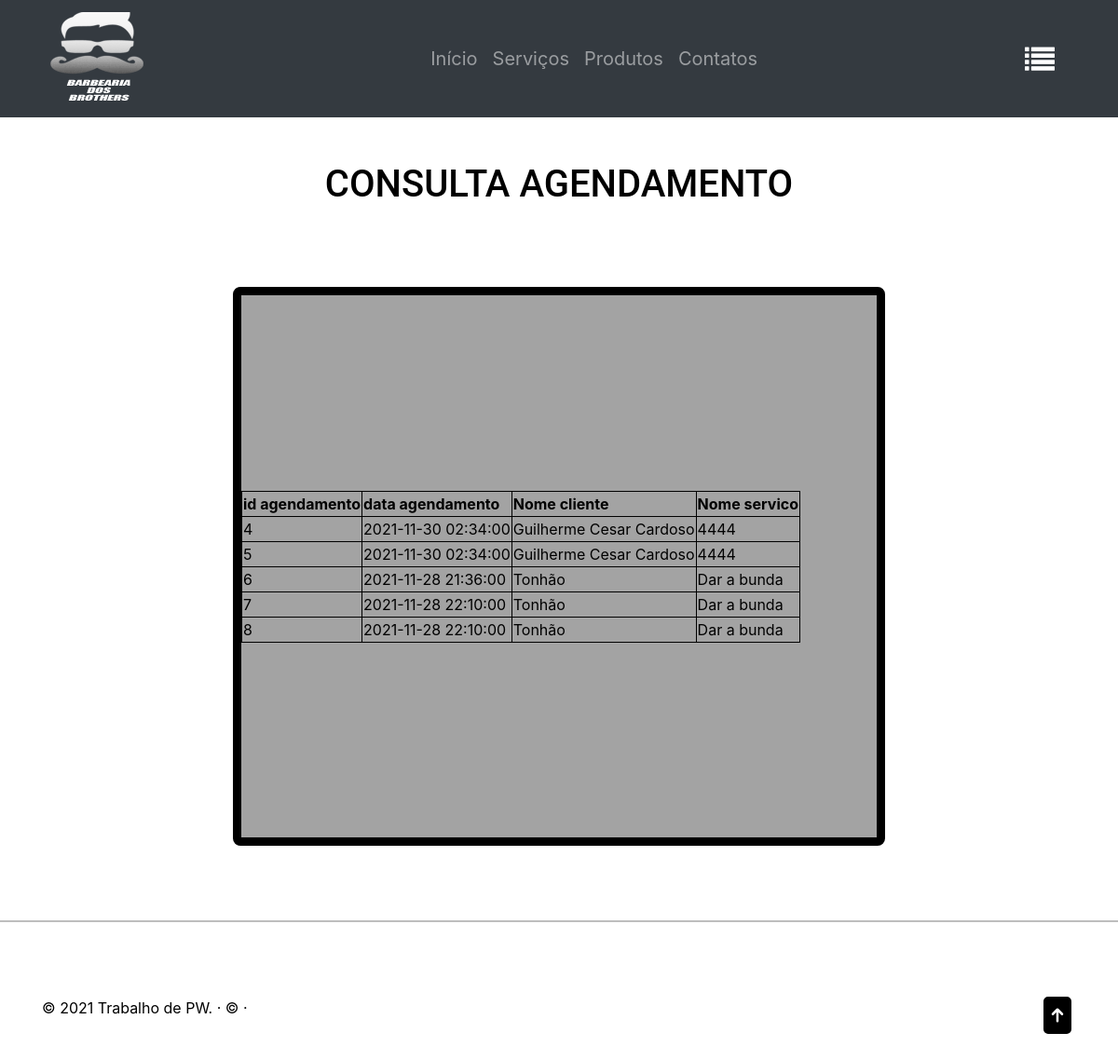
Page /restrito/consulta-agendamento.php (signed in) on the committed database.
### tables this page shows
CREATE TABLE `tbagenda` (
  `idAgenda` int(11) NOT NULL,
  `dataAgenda` datetime DEFAULT NULL,
  `idCliente` int(11) DEFAULT NULL,
  `idServico` int(11) DEFAULT NULL,
  `idUsuario` int(11) DEFAULT NULL
);

CREATE TABLE `tbcliente` (
  `idCliente` int(11) NOT NULL,
  `nomeCliente` varchar(30) NOT NULL,
  `cpfCliente` varchar(14) NOT NULL,
  `telefoneCliente` varchar(14) NOT NULL
);

CREATE TABLE `tbservico` (
  `idServico` int(11) NOT NULL,
  `descServico` varchar(30) NOT NULL,
  `textoServico` varchar(30) NOT NULL,
  `fotoServico` varchar(40) NOT NULL
);

### PHP/classes/Agenda.php (called while the page is built, shortened)
<?php
    require_once("Cliente.php");
    require_once("Servico.php");
    class Agenda{
        public function listar($agenda){
            $conexao = Conexao::conectar();
            $querySelect =" SELECT *FROM tbagenda
                INNER JOIN tbcliente
                  ON tbagenda.idCliente = tbcliente.idCliente
                INNER JOIN tbservico
                  ON tbagenda.idServico = tbservico.idServico
                INNER JOIN tbusuario
                 ON tbagenda.idUsuario = tbusuario.idUsuario ";
            $resultado = $conexao->query($querySelect);
            $lista = $resultado->fetchAll();
            return $lista;
            return 'Cadastro realizado com sucesso';
           print_r($stmt);
        }
    }
?>

### PHP/classes/Cliente.php (called while the page is built, shortened)
<?php
    class Cliente{
         public function getNameById($id){
            $conexao = Conexao::conectar();
            $stmt = $conexao->prepare("SELECT nomeCliente FROM tbcliente WHERE idCliente=:id");
            $stmt->execute(['id' => $id]);
            $resultado= $stmt->fetch();
            return $resultado;
        }
    }
?>

### PHP/classes/Servico.php (called while the page is built, shortened)
<?php
    class Servico{
        public function getNameById($id){
            $conexao = Conexao::conectar();
            $stmt = $conexao->prepare("SELECT textoServico FROM tbservico WHERE idServico=:id");
            $stmt->execute(['id' => $id]);
            $resultado= $stmt->fetch();
            return $resultado;
        }
    }
?>

### restrito/consulta-agendamento.php (the view, shortened to what this page needs)
<!DOCTYPE HTML>
<html>
<head>
  <link rel="stylesheet" href="../css/agendamento.css">
  <link rel="stylesheet" href="../css/carousel.css">
  <link href="../css/sidebar.css" rel="stylesheet">
  <link rel="stylesheet" href="../fonts/icomoon/style.css">
  <link rel="stylesheet" href="../css/owl.carousel.min.css">
  <link rel="stylesheet" href="../css/bootstrap.min.css">
</head>
      <link href="https://cdn.jsdelivr.net/npm/bootstrap@5.0.2/dist/css/bootstrap.min.css" rel="stylesheet">
  <link href="../assets/dist/css/bootstrap.min.css" rel="stylesheet">
  <link href="../css/carousel.css" rel="stylesheet">
  <body>
    <div class ="conteiner">
    <header>
      <div class = "top">
      <nav class="navbar navbar-expand-md navbar-dark fixed bg-dark">
        <div class="container-fluid">
          <a class="logo navbar-brand" href="../index.php"><img src="../img/logo.png">
          </a>
          <div class="links collapse navbar-collapse" id="navbarCollapse">
            <ul class="navbar-nav me-auto mb-2 mb-md-0">
              <li class="nav-item">
              <a class="nav-link" href="../index.php">Início</a>
              </li>
              <li class="nav-item">
                <a class="nav-link" href="../servicos.php">Serviços</a>
              </li>
              <li class="nav-item">
                <a class="nav-link" href="../produtos.php">Produtos</a>
              </li>
              <li class="nav-item">
                <a class="nav-link" href="../contatos.php">Contatos</a>
              </li>
              <li class="nav-item">
                <aside class="sidebar">
                <div class="toggle">
                  <a href="#" class="nav-link js-menu-toggle menu-toggle">
                    <span class="icon-list text-white"></span>
                  </a>
                </div>
              </aside>
              </li>
            </div>
          </div>
        </nav>
      </div>
    </header>
      <br>
      <br>
      <center><h1 class="italico">CONSULTA AGENDAMENTO</h1></center>
      <br>
      <br>
      <div class ="form-agenda">
        <table border="2">
          <th> id agendamento </th>
          <th> data agendamento </th>
          <th> Nome cliente </th>
          <th> Nome servico </th>
      <?php
      require_once('../PHP/classes/Agenda.php');
      require_once('../PHP/classes/Cliente.php');
      require_once('../PHP/classes/Servico.php');
      $agenda = new Agenda();
      $cliente = new Cliente();
      $servico = new Servico();
      $lista = $agenda->listar($agenda);
      foreach ($lista as $item):
      $nomeCliente = $cliente->getNameById($item["idCliente"]);
      $nomeServico = $servico->getNameById($item["idServico"]);?>
      <tr>
           <td><?php echo $item['idAgenda'] ?></td>
           <td><?php echo $item['dataAgenda'] ?></td>
           <td><?php echo $nomeCliente[0] ?></td>
           <td><?php echo $nomeServico[0] ?></td>
      </tr>
    <?php endforeach; ?>
      </table>
  </div>
      <hr class="featurette-divider">
  <footer class="container">
    <p class="float-end"><a href="#"><img width="40" height="40"src="../img/arrow.svg"></a></p>
   <p>&copy; 2021 Trabalho de PW. &middot; &copy; &middot; </p>
  </footer>
  </body>
</html>

### css/agendamento.css (style rules this page uses)
.form-agenda { width: 900px; height: 800; margin-left: auto; margin-right: auto; align-content: center; border: 8px black solid; border-radius: 8px; }

### css/carousel.css (style rules this page uses)
body { padding-bottom: 100px; color: #000000; margin: 0; }
.featurette-divider { margin: 5rem 0; }
.links { text-align:center; margin-left:25%; font-size:20px; }
.logo { margin-left:2%; }
.form-agenda { width: 700px; height: 600px; border: 9px black solid; color: black; margin-top: 30px; margin-bottom: 20px; background:rgba(112, 112, 112, 0.644); }

### css/sidebar.css (style rules this page uses)
h1, h2, h3, h4, h5, h6, .h1, .h2, .h3, .h4, .h5, .h6 { font-family: "Roboto", -apple-system, BlinkMacSystemFont, "Segoe UI", Roboto, "Helvetica Neue", Arial, "Noto Sans", sans-serif, "Apple Color Emoji", "Segoe UI Emoji", "Segoe UI Symbol", "Noto Color Emoji"; }
aside { width: 380px; right: 0; z-index: 1001; position: fixed; -webkit-transform: translateX(100%); -ms-transform: translateX(100%); transform: translateX(100%); color: #fff; background-color: #464159; -webkit-transition: 1s -webkit-transform cubic-bezier(0.23, 1, 0.32, 1); transition: 1s -webkit-transform cubic-bezier(0.23, 1, 0.32, 1); -o-transition: 1s transform cubic-bezier(0.23, 1, 0.32, 1); transition: 1s transform cubic-bezier(0.23, 1, 0.32, 1); transition: 1s transform cubic-bezier(0.23, 1, 0.32, 1), 1s -webkit-transform cubic-bezier(0.23, 1, 0.32, 1); }
aside .toggle { padding-right: 60px; position: absolute; left: 0; -webkit-transform: translateX(-100%); -ms-transform: translateX(-100%); transform: translateX(-100%); }
.menu-toggle span { color: #ccc; font-size: 2rem; }

### restrito/consulta-agendamento.php (style rules this page uses)
table, th, td { border:1px solid black; }

### rows in the picture
tbagenda: idAgenda "4", dataAgenda "2021-11-30 02:34:00", idCliente.nomeCliente "Guilherme Cesar Cardoso", idServico.textoServico "4444"
tbagenda: idAgenda "5", dataAgenda "2021-11-30 02:34:00", idCliente.nomeCliente "Guilherme Cesar Cardoso", idServico.textoServico "4444"
tbagenda: idAgenda "6", dataAgenda "2021-11-28 21:36:00", idCliente.nomeCliente "Tonhão", idServico.textoServico "Dar a bunda"
tbagenda: idAgenda "7", dataAgenda "2021-11-28 22:10:00", idCliente.nomeCliente "Tonhão", idServico.textoServico "Dar a bunda"
tbagenda: idAgenda "8", dataAgenda "2021-11-28 22:10:00", idCliente.nomeCliente "Tonhão", idServico.textoServico "Dar a bunda"
